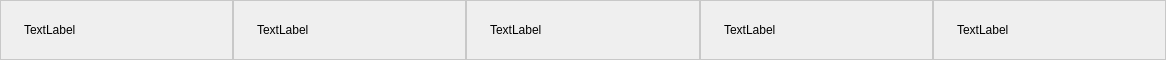
<?xml version="1.0" encoding="UTF-8"?>
<ui version="4.0">
 <class>Form</class>
 <widget class="QWidget" name="Form">
  <property name="geometry">
   <rect>
    <x>0</x>
    <y>0</y>
    <width>1166</width>
    <height>60</height>
   </rect>
  </property>
  <property name="windowTitle">
   <string>Form</string>
  </property>
  <property name="styleSheet">
   <string notr="true">.QLabel  {
background-color: transparent;
border: 1px solid rgb(200, 200, 200);
padding: 20%;
color: black;
}

.QCheckBox::indicator{
width: 0;
}</string>
  </property>
  <layout class="QHBoxLayout" name="horizontalLayout_2">
   <property name="spacing">
    <number>0</number>
   </property>
   <property name="leftMargin">
    <number>0</number>
   </property>
   <property name="topMargin">
    <number>0</number>
   </property>
   <property name="rightMargin">
    <number>0</number>
   </property>
   <property name="bottomMargin">
    <number>0</number>
   </property>
   <item>
    <widget class="QLabel" name="create_date">
     <property name="sizePolicy">
      <sizepolicy hsizetype="Ignored" vsizetype="Preferred">
       <horstretch>0</horstretch>
       <verstretch>0</verstretch>
      </sizepolicy>
     </property>
     <property name="text">
      <string>TextLabel</string>
     </property>
    </widget>
   </item>
   <item>
    <widget class="QLabel" name="customer">
     <property name="sizePolicy">
      <sizepolicy hsizetype="Ignored" vsizetype="Preferred">
       <horstretch>0</horstretch>
       <verstretch>0</verstretch>
      </sizepolicy>
     </property>
     <property name="text">
      <string>TextLabel</string>
     </property>
    </widget>
   </item>
   <item>
    <widget class="QLabel" name="description">
     <property name="sizePolicy">
      <sizepolicy hsizetype="Ignored" vsizetype="Preferred">
       <horstretch>0</horstretch>
       <verstretch>0</verstretch>
      </sizepolicy>
     </property>
     <property name="text">
      <string>TextLabel</string>
     </property>
    </widget>
   </item>
   <item>
    <widget class="QLabel" name="number">
     <property name="sizePolicy">
      <sizepolicy hsizetype="Ignored" vsizetype="Preferred">
       <horstretch>0</horstretch>
       <verstretch>0</verstretch>
      </sizepolicy>
     </property>
     <property name="text">
      <string>TextLabel</string>
     </property>
    </widget>
   </item>
   <item>
    <widget class="QLabel" name="profile">
     <property name="sizePolicy">
      <sizepolicy hsizetype="Ignored" vsizetype="Preferred">
       <horstretch>0</horstretch>
       <verstretch>0</verstretch>
      </sizepolicy>
     </property>
     <property name="text">
      <string>TextLabel</string>
     </property>
    </widget>
   </item>
  </layout>
 </widget>
 <resources/>
 <connections/>
</ui>
